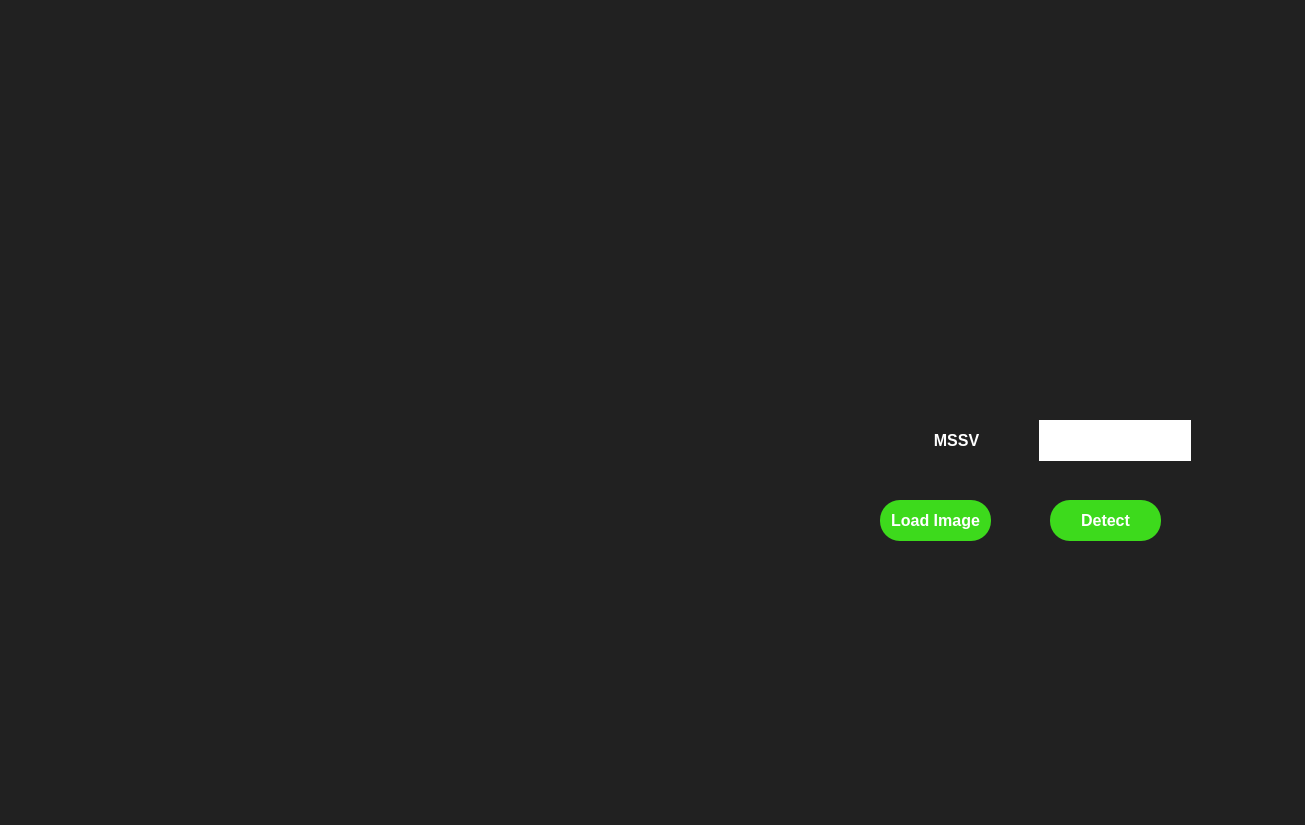
<?xml version="1.0" encoding="UTF-8"?>
<ui version="4.0">
 <class>MainWindow</class>
 <widget class="QMainWindow" name="MainWindow">
  <property name="geometry">
   <rect>
    <x>0</x>
    <y>0</y>
    <width>1305</width>
    <height>825</height>
   </rect>
  </property>
  <property name="windowTitle">
   <string>MainWindow</string>
  </property>
  <property name="styleSheet">
   <string notr="true">background-color: rgb(33, 33, 33);</string>
  </property>
  <widget class="QWidget" name="centralwidget">
   <widget class="QLabel" name="lbl_image">
    <property name="geometry">
     <rect>
      <x>40</x>
      <y>40</y>
      <width>720</width>
      <height>720</height>
     </rect>
    </property>
    <property name="minimumSize">
     <size>
      <width>720</width>
      <height>720</height>
     </size>
    </property>
    <property name="text">
     <string/>
    </property>
   </widget>
   <widget class="QPushButton" name="btn_loadImage">
    <property name="geometry">
     <rect>
      <x>880</x>
      <y>500</y>
      <width>111</width>
      <height>41</height>
     </rect>
    </property>
    <property name="minimumSize">
     <size>
      <width>111</width>
      <height>41</height>
     </size>
    </property>
    <property name="font">
     <font>
      <pointsize>12</pointsize>
      <weight>75</weight>
      <bold>true</bold>
     </font>
    </property>
    <property name="styleSheet">
     <string notr="true">color: rgb(255, 255, 255);
border-width: 2px; 
border-radius:20px;
background-color: #3dda1c</string>
    </property>
    <property name="text">
     <string>Load Image</string>
    </property>
   </widget>
   <widget class="QPushButton" name="btn_detect">
    <property name="geometry">
     <rect>
      <x>1050</x>
      <y>500</y>
      <width>111</width>
      <height>41</height>
     </rect>
    </property>
    <property name="minimumSize">
     <size>
      <width>111</width>
      <height>41</height>
     </size>
    </property>
    <property name="font">
     <font>
      <pointsize>12</pointsize>
      <weight>75</weight>
      <bold>true</bold>
     </font>
    </property>
    <property name="styleSheet">
     <string notr="true">color: rgb(255, 255, 255);
border-width: 2px; 
border-radius:20px;
background-color: #3dda1c</string>
    </property>
    <property name="text">
     <string>Detect</string>
    </property>
   </widget>
   <widget class="QWidget" name="horizontalLayoutWidget">
    <property name="geometry">
     <rect>
      <x>880</x>
      <y>420</y>
      <width>311</width>
      <height>41</height>
     </rect>
    </property>
    <layout class="QHBoxLayout" name="horizontalLayout">
     <item>
      <widget class="QLabel" name="label">
       <property name="minimumSize">
        <size>
         <width>152</width>
         <height>39</height>
        </size>
       </property>
       <property name="font">
        <font>
         <pointsize>12</pointsize>
         <weight>75</weight>
         <bold>true</bold>
        </font>
       </property>
       <property name="styleSheet">
        <string notr="true">color: rgb(255, 255, 255);</string>
       </property>
       <property name="text">
        <string>MSSV</string>
       </property>
       <property name="alignment">
        <set>Qt::AlignCenter</set>
       </property>
      </widget>
     </item>
     <item>
      <widget class="QLabel" name="lbl_MSSV">
       <property name="minimumSize">
        <size>
         <width>151</width>
         <height>39</height>
        </size>
       </property>
       <property name="font">
        <font>
         <pointsize>12</pointsize>
         <weight>75</weight>
         <bold>true</bold>
        </font>
       </property>
       <property name="styleSheet">
        <string notr="true">color: rgb(0, 0, 0);
background-color:  rgb(255, 255, 255);</string>
       </property>
       <property name="text">
        <string/>
       </property>
      </widget>
     </item>
    </layout>
   </widget>
   <widget class="QLabel" name="lbl_crop">
    <property name="geometry">
     <rect>
      <x>880</x>
      <y>100</y>
      <width>261</width>
      <height>261</height>
     </rect>
    </property>
    <property name="minimumSize">
     <size>
      <width>261</width>
      <height>261</height>
     </size>
    </property>
    <property name="text">
     <string/>
    </property>
   </widget>
  </widget>
  <widget class="QMenuBar" name="menubar">
   <property name="geometry">
    <rect>
     <x>0</x>
     <y>0</y>
     <width>1305</width>
     <height>21</height>
    </rect>
   </property>
  </widget>
  <widget class="QStatusBar" name="statusbar"/>
 </widget>
 <resources/>
 <connections/>
</ui>
